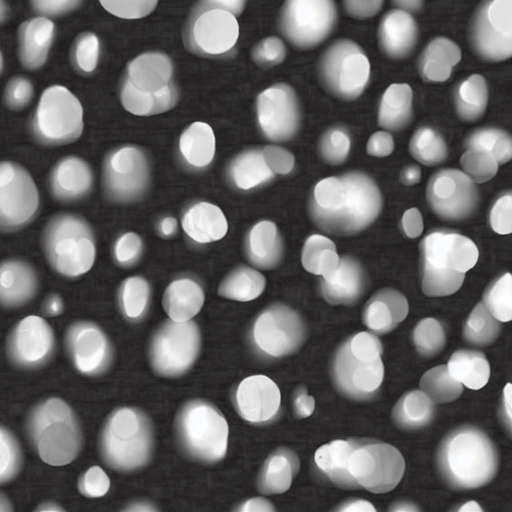
#> input picture _images/030d37477457d8a39975325331873494b4708483f51aa81eebd4e8dae6ec5a60.png, 512 x 512 px
$ python -i bia_utilities.py   (imports and definitions only)
#> lines starting #> are read from the running program, lines starting #| are printed output that depends on the picture; after the words box and inside, x2 and y2 are one past the last pixel; in counts of white or black regions, pixels touching at a corner belong together
def voronoi_otsu_labeling(image, spot_sigma: float = 2, outline_sigma: float = 2):
    """Voronoi-Otsu-Labeling is a segmentation algorithm for blob-like structures such as nuclei and
    granules with high signal intensity on low-intensity background.

    The two sigma parameters allow tuning the segmentation result. The first sigma controls how close detected cells
    can be (spot_sigma) and the second controls how precise segmented objects are outlined (outline_sigma). Under the
    hood, this filter applies two Gaussian blurs, spot detection, Otsu-thresholding and Voronoi-labeling. The
    thresholded binary image is flooded using the Voronoi approach starting from the found local maxima. Noise-removal
    sigma for spot detection and thresholding can be configured separately.

    This allows segmenting connected objects such as not to dense nuclei.
    If the nuclei are too dense, consider using stardist [1] or cellpose [2].

    See also
    --------
    .. [0] https://github.com/clEsperanto/pyclesperanto_prototype/blob/master/demo/segmentation/voronoi_otsu_labeling.ipynb
    .. [1] https://www.napari-hub.org/plugins/stardist-napari
    .. [2] https://www.napari-hub.org/plugins/cellpose-napari
    """
#> called with spot_sigma = 2, outline_sigma = 2
    import numpy as np
    from skimage.filters import threshold_otsu as sk_threshold_otsu, gaussian
    from skimage.segmentation import watershed
    from skimage.measure import label
    from skimage.morphology import local_maxima


    image = np.asarray(image)

    # blur and detect local maxima
    blurred_spots = gaussian(image, spot_sigma)
    spot_centroids = local_maxima(blurred_spots)
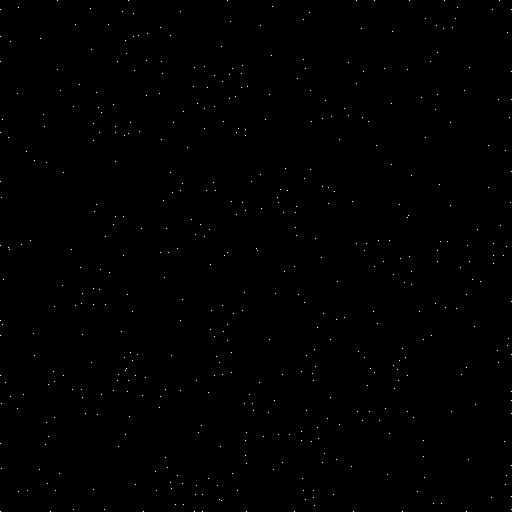
#> spot_centroids: shape (512, 512) bool; 0.19% white in thin lines or dots

    # blur and threshold
    blurred_outline = gaussian(image, outline_sigma)
    threshold = sk_threshold_otsu(blurred_outline)
#> threshold = 0.466
    binary_otsu = blurred_outline > threshold
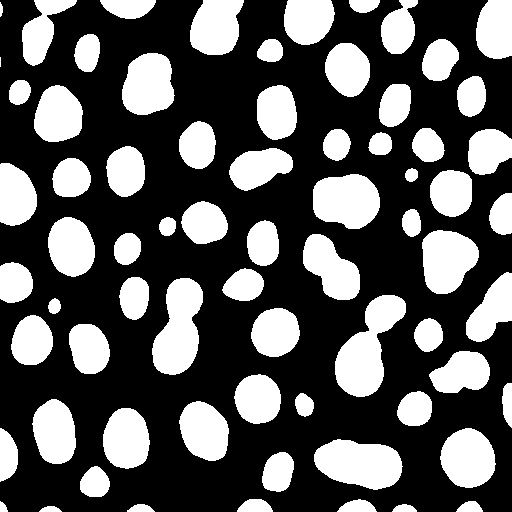
#> binary_otsu: shape (512, 512) bool; 35% white; 71 white regions (1 under 20 px), largest, box (x1, y1, x2, y2) and area: (335, 295, 406, 397) 3717, (152, 278, 203, 375) 3329, (314, 439, 403, 490) 3318

    # determine local maxima within the thresholded area
    remaining_spots = spot_centroids * binary_otsu
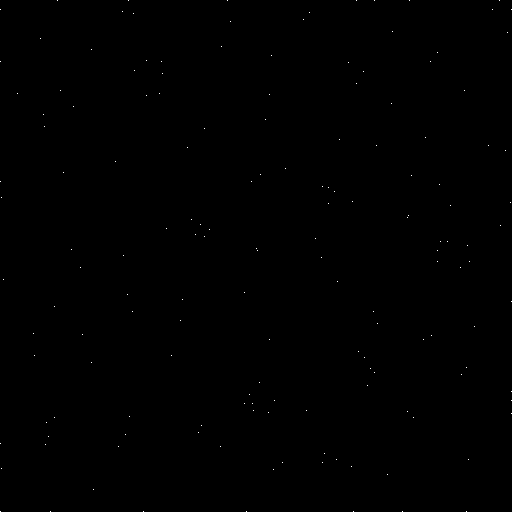
#> remaining_spots: shape (512, 512) bool; 0.06% white in thin lines or dots

    # start from remaining spots and flood binary image with labels
    labeled_spots = label(remaining_spots)
#> labeled_spots: shape (512, 512) int32; 157 distinct labels, from 0 to 156
    labels = watershed(binary_otsu, labeled_spots, mask=binary_otsu)
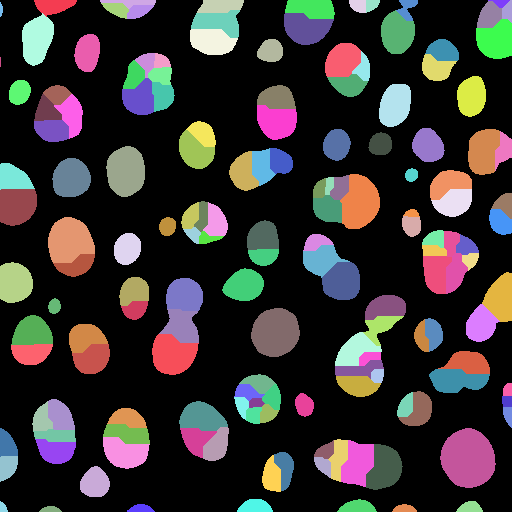
#> labels: shape (512, 512) int32; 157 distinct labels, from 0 to 156; one colour per label, 0 black

    return labels


def local_minima_seeded_watershed(image, spot_sigma: float = 10, outline_sigma: float = 0):
    """
    Segment cells in images with fluorescently marked membranes.

    The two sigma parameters allow tuning the segmentation result. The first sigma controls how close detected cells
    can be (spot_sigma) and the second controls how precise segmented objects are outlined (outline_sigma). Under the
    hood, this filter applies two Gaussian blurs, local minima detection and a seeded watershed.

    See also
    --------
    .. [1] https://scikit-image.org/docs/dev/auto_examples/segmentation/plot_watershed.html
    """
    import numpy as np
    from skimage.filters import gaussian
    from skimage.segmentation import watershed
    from skimage.measure import label
    from skimage.morphology import local_minima

    image = np.asarray(image)

    spot_blurred = gaussian(image, sigma=spot_sigma)

    spots = label(local_minima(spot_blurred))

    if outline_sigma == spot_sigma:
        outline_blurred = spot_blurred
    else:
        outline_blurred = gaussian(image, sigma=outline_sigma)

    return watershed(outline_blurred, spots)

>>> import cv2
>>> picture = cv2.imread('../../_images/030d37477457d8a39975325331873494b4708483f51aa81eebd4e8dae6ec5a60.png', cv2.IMREAD_GRAYSCALE)
>>> result = voronoi_otsu_labeling(picture)
